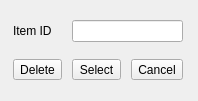
<?xml version="1.0" encoding="UTF-8"?>
<ui version="4.0">
 <class>linker</class>
 <widget class="QDockWidget" name="linker">
  <property name="geometry">
   <rect>
    <x>0</x>
    <y>0</y>
    <width>198</width>
    <height>101</height>
   </rect>
  </property>
  <property name="windowTitle">
   <string>Link It</string>
  </property>
  <widget class="QWidget" name="dockWidgetContents">
   <layout class="QGridLayout" name="gridLayout_3">
    <item row="1" column="2" colspan="2">
     <widget class="QLineEdit" name="idParent"/>
    </item>
    <item row="2" column="2">
     <widget class="QToolButton" name="selectButton">
      <property name="text">
       <string>Select</string>
      </property>
     </widget>
    </item>
    <item row="2" column="0">
     <widget class="QToolButton" name="deleteButton">
      <property name="text">
       <string>Delete</string>
      </property>
     </widget>
    </item>
    <item row="2" column="3">
     <widget class="QToolButton" name="cancelButton">
      <property name="text">
       <string>Cancel</string>
      </property>
     </widget>
    </item>
    <item row="1" column="0">
     <widget class="QLabel" name="label_2">
      <property name="text">
       <string>Item ID</string>
      </property>
     </widget>
    </item>
   </layout>
  </widget>
 </widget>
 <resources/>
 <connections/>
</ui>
